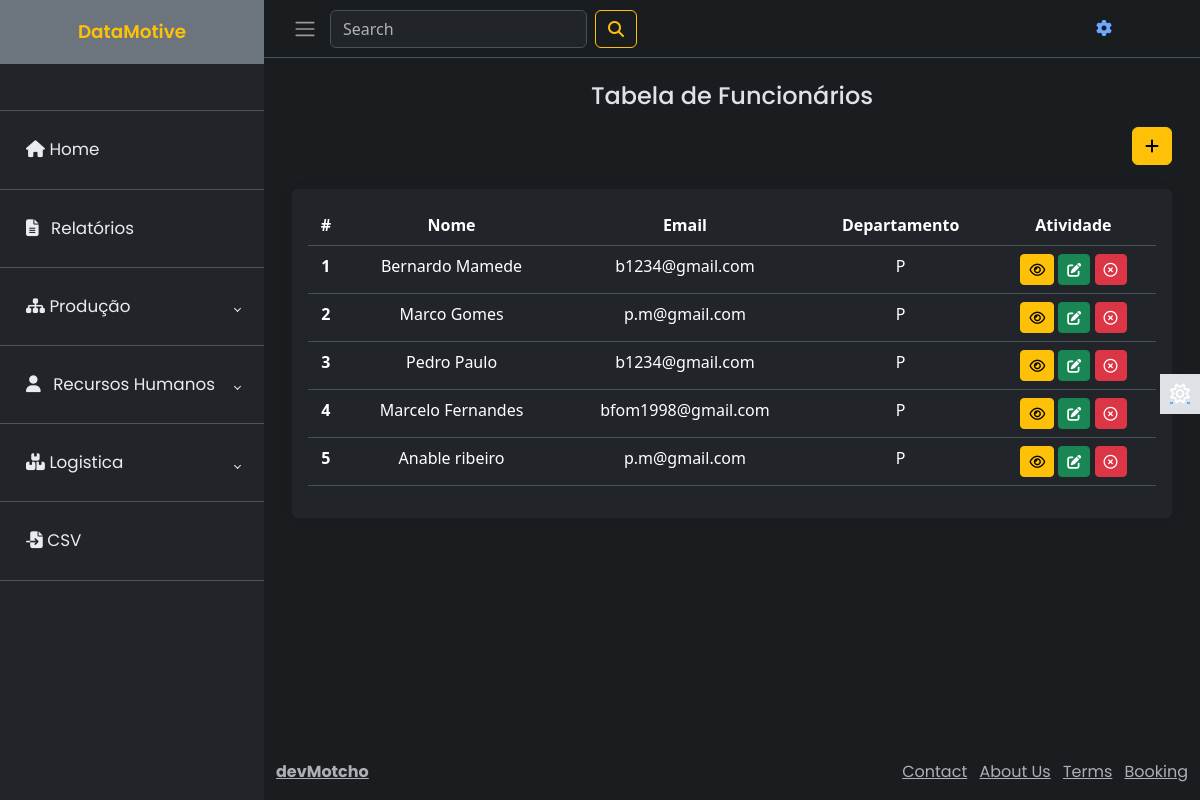
The app's page /human/ (signed in) with its own data.
### human/models.py (models this page shows, shortened)
class Employee(models.Model):
    first_name = models.CharField(max_length=50)
    last_name = models.CharField(max_length=50)
    email = models.EmailField(max_length=50)
    department = models.CharField(
        max_length=3,
        choices=Department.choices,
        default=Department.PROD
    )
    image = models.ImageField(upload_to='func' ,default='random.jpg')
    contact = models.CharField(max_length=150, blank=True, null=True)
    nationality = models.CharField(max_length=150, default='portuguesa')
    address = models.CharField(max_length=150, blank=True, null=True)

### human/views.py (the view, shortened to what this page needs)
# urls.py: path('', employeesList, name='list'),
def employeesList(request):
    employees = Employee.objects.filter()
    form = EmployeeForm()
    context= {
        'objects':employees,
        'form': form,
    }
    return render(request, 'human/list.html', context)

### human/forms.py
class EmployeeForm(forms.ModelForm):
    class Meta:
        model = Employee
        fields = '__all__'

### human/templates/human/list.html (shortened to what this page needs)
{% extends 'main.html' %}
{% load crispy_forms_tags %}
{% block content %}
<main class="content px-3 py-2">
    <div class="container-fluid">
        <div class="mb-3 text-center">
            <h4> Tabela de Funcionários</h4>
        </div>
        <div class="action mb-4 text-end">
            <button type="button" class="btn btn-warning" data-bs-toggle="modal" data-bs-target="#employeeModal"><i
                    class="fa-solid fa-plus"></i></button>
        </div>
        <div class="card border-0">
            <div class="card-body text-center">
                <table class="table bg-white">
                    <thead class="thead-dark">
                        <tr class="table-dark">
                            <th scope="col">#</th>
                            <th scope="col">Nome</th>
                            <th scope="col">Email</th>
                            <th scope="col">Departamento</th>
                            <th scope="col">Atividade</th>
                        </tr>
                    </thead>
                    <tbody>
                        {% for obj in objects %}
                        <tr>
                            <th scope="row">{{obj.id}}</th>
                            <td>{{obj.first_name}} {{obj.last_name}}</td>
                            <td>{{obj.email}}</td>
                            <td>{{obj.department}}</td>
                            <td class="text-center">
                                <a class='btn btn-warning btn-sm' href="{% url 'human:view' obj.id %}"><i
                                        class="fa-regular fa-eye"></i></a>
                                <a id="edit-btn" type='button' class='btn btn-success btn-sm edit-btn'
                                    href="{% url 'human:update' obj.id %}"><i class="fa-solid fa-pen-to-square"></i></a>
                                <a class='btn btn-danger btn-sm' href="{% url 'human:delete' obj.id %}"><i
                                        class="fa-regular fa-circle-xmark"></i></a>
                            </td>
                        </tr>
                        {% endfor %}
                    </tbody>
                </table>
            </div>
        </div>
    </div>
</main>
{% endblock content %}

### static/styles/styles.css (style rules this page uses)
*,::after,::before { box-sizing: border-box; }
body { font-family: 'Poppins', sans-serif; font-size: 0.875rem; opacity: 1; overflow-y: scroll; margin: 0; }
a { cursor: pointer; text-decoration: none; font-family: 'Poppins', sans-serif; }
h4 { font-family: 'Poppins', sans-serif; font-size: 1.250rem; font-size: var(--bs-emphasis-color); }
.content { flex: 1; max-width: 100vw; width: 100vw; }
@media (min-width:768px) { .content { max-width: auto; width: auto; } }
.card { box-shadow: 0 0 .875rem 0 rgba(34, 46, 60, .05); margin-bottom: 24px; }
.content { flex: 1; padding: 20px; box-sizing: border-box; }

### records on screen
Employee: id "1", first_name "Bernardo", last_name "Mamede", email "b1234@gmail.com", department "P"
Employee: id "2", first_name "Marco", last_name "Gomes", email "p.m@gmail.com", department "P"
Employee: id "3", first_name "Pedro", last_name "Paulo", email "b1234@gmail.com", department "P"
Employee: id "4", first_name "Marcelo", last_name "Fernandes", email "bfom1998@gmail.com", department "P"
Employee: id "5", first_name "Anable", last_name "ribeiro", email "p.m@gmail.com", department "P"
